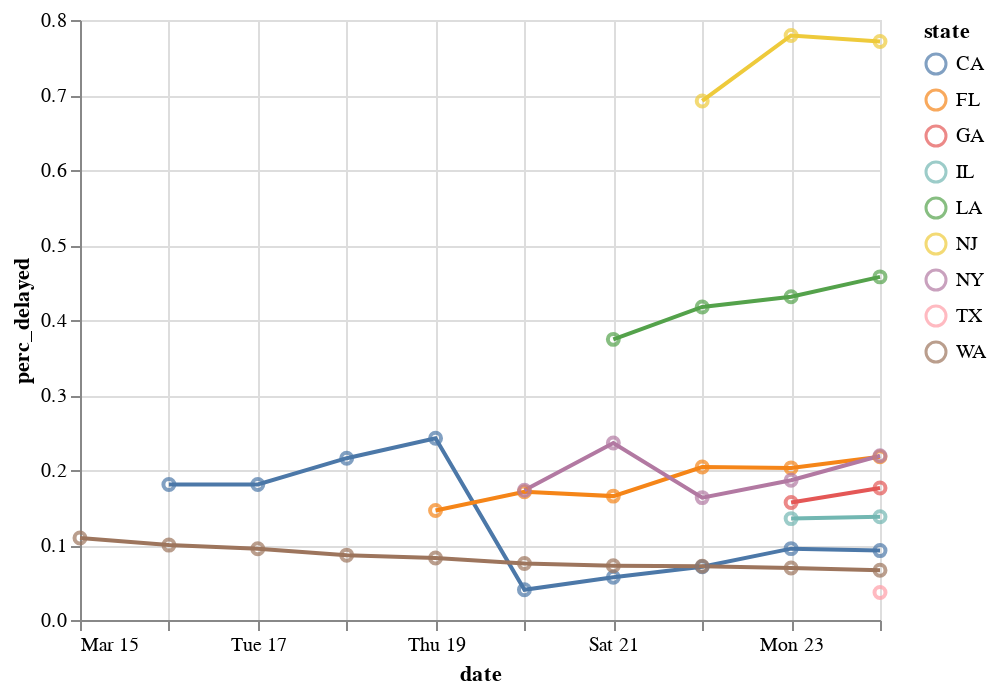

Notebook source saved alongside this figure:
### Code cell
h.pipe(add_point)

### Figure 1 — Vega-Lite specification as saved in the notebook (floating-point values rounded to 4 significant figures)
{"$schema": "https://vega.github.io/schema/vega-lite/v3.4.0.json", "config": {"mark": {"tooltip": null}, "view": {"height": 300, "width": 400}}, "data": {"name": "data-dcefbb49382ce4a3ab37fe042be6bf5d"}, "datasets": {"data-dcefbb49382ce4a3ab37fe042be6bf5d": [{"bdeath05": -24.49, "bdeath50": -19.62, "bdeath95": -15.85, "date": "2020-03-16T00:00:00", "death": 6, "pdel05": 0.1624, "pdel50": 0.1805, "pdel95": 0.1987, "perc_delayed": 0.1807, "pos_delayed": 202, "positive": 335, "prev_perc_delayed": 0.1807, "state": "CA", "tot_delayed": 1118, "total": 8316}, {"bdeath05": -19.67, "bdeath50": -15.97, "bdeath95": -13.08, "date": "2020-03-17T00:00:00", "death": 11, "pdel05": 0.1627, "pdel50": 0.1806, "pdel95": 0.1992, "perc_delayed": 0.1807, "pos_delayed": 202, "positive": 483, "prev_perc_delayed": 0.1807, "state": "CA", "tot_delayed": 1118, "total": 8407}, {"bdeath05": -16.72, "bdeath50": -13.82, "bdeath95": -11.46, "date": "2020-03-18T00:00:00", "death": 13, "pdel05": 0.1938, "pdel50": 0.2128, "pdel95": 0.2323, "perc_delayed": 0.2158, "pos_delayed": 252, "positive": 611, "prev_perc_delayed": 0.1807, "state": "CA", "tot_delayed": 1168, "total": 8592}, {"bdeath05": -13.5, "bdeath50": -11.45, "bdeath95": -9.722, "date": "2020-03-19T00:00:00", "death": 18, "pdel05": 0.2208, "pdel50": 0.2396, "pdel95": 0.2595, "perc_delayed": 0.2423, "pos_delayed": 293, "positive": 924, "prev_perc_delayed": 0.2158, "state": "CA", "tot_delayed": 1209, "total": 9711}, {"bdeath05": -79.3, "bdeath50": -67.95, "bdeath95": -57.8, "date": "2020-03-20T00:00:00", "death": 20, "pdel05": 0.03746, "pdel50": 0.04088, "pdel95": 0.0444, "perc_delayed": 0.04028, "pos_delayed": 335, "positive": 1063, "prev_perc_delayed": 0.2423, "state": "CA", "tot_delayed": 8316, "total": 11487}, {"bdeath05": -59.69, "bdeath50": -52.01, "bdeath95": -45.4, "date": "2020-03-21T00:00:00", "death": 24, "pdel05": 0.05299, "pdel50": 0.05697, "pdel95": 0.06096, "perc_delayed": 0.05707, "pos_delayed": 483, "positive": 1279, "prev_perc_delayed": 0.04028, "state": "CA", "tot_delayed": 8464, "total": 12528}, {"bdeath05": -49.17, "bdeath50": -43.52, "bdeath95": -38.65, "date": "2020-03-22T00:00:00", "death": 27, "pdel05": 0.06652, "pdel50": 0.07093, "pdel95": 0.07563, "perc_delayed": 0.07111, "pos_delayed": 611, "positive": 1536, "prev_perc_delayed": 0.05707, "state": "CA", "tot_delayed": 8592, "total": 12840}, {"bdeath05": -41.22, "bdeath50": -37.01, "bdeath95": -33.33, "date": "2020-03-23T00:00:00", "death": 27, "pdel05": 0.09006, "pdel50": 0.09499, "pdel95": 0.0999, "perc_delayed": 0.09515, "pos_delayed": 924, "positive": 1733, "prev_perc_delayed": 0.07111, "state": "CA", "tot_delayed": 9711, "total": 26400}, {"bdeath05": -38.62, "bdeath50": -35.13, "bdeath95": -31.93, "date": "2020-03-24T00:00:00", "death": 40, "pdel05": 0.08814, "pdel50": 0.09252, "pdel95": 0.09702, "perc_delayed": 0.09254, "pos_delayed": 1063, "positive": 2102, "prev_perc_delayed": 0.09515, "state": "CA", "tot_delayed": 11487, "total": 27654}, {"bdeath05": -23.48, "bdeath50": -18.09, "bdeath95": -13.89, "date": "2020-03-19T00:00:00", "death": 8, "pdel05": 0.1269, "pdel50": 0.1455, "pdel95": 0.1651, "perc_delayed": 0.1461, "pos_delayed": 116, "positive": 390, "prev_perc_delayed": 0.1461, "state": "FL", "tot_delayed": 794, "total": 2942}, {"bdeath05": -19.81, "bdeath50": -15.56, "bdeath95": -12.09, "date": "2020-03-20T00:00:00", "death": 10, "pdel05": 0.148, "pdel50": 0.1683, "pdel95": 0.1896, "perc_delayed": 0.1709, "pos_delayed": 141, "positive": 520, "prev_perc_delayed": 0.1461, "state": "FL", "tot_delayed": 825, "total": 3416}, {"bdeath05": -20.34, "bdeath50": -16.29, "bdeath95": -13.22, "date": "2020-03-21T00:00:00", "death": 12, "pdel05": 0.1482, "pdel50": 0.1653, "pdel95": 0.1837, "perc_delayed": 0.1652, "pos_delayed": 186, "positive": 658, "prev_perc_delayed": 0.1709, "state": "FL", "tot_delayed": 1126, "total": 8239}, {"bdeath05": -18.59, "bdeath50": -15.76, "bdeath95": -13.32, "date": "2020-03-22T00:00:00", "death": 13, "pdel05": 0.1858, "pdel50": 0.2018, "pdel95": 0.2174, "perc_delayed": 0.204, "pos_delayed": 314, "positive": 830, "prev_perc_delayed": 0.1652, "state": "FL", "tot_delayed": 1539, "total": 9783}, {"bdeath05": -19.02, "bdeath50": -16.31, "bdeath95": -14.07, "date": "2020-03-23T00:00:00", "death": 14, "pdel05": 0.1882, "pdel50": 0.2028, "pdel95": 0.2175, "perc_delayed": 0.2028, "pos_delayed": 390, "positive": 1171, "prev_perc_delayed": 0.204, "state": "FL", "tot_delayed": 1923, "total": 13094}, {"bdeath05": -17.64, "bdeath50": -15.43, "bdeath95": -13.49, "date": "2020-03-24T00:00:00", "death": 18, "pdel05": 0.2039, "pdel50": 0.2168, "pdel95": 0.2302, "perc_delayed": 0.2176, "pos_delayed": 520, "positive": 1412, "prev_perc_delayed": 0.2028, "state": "FL", "tot_delayed": 2390, "total": 15547}, {"bdeath05": -17.81, "bdeath50": -15.11, "bdeath95": -12.67, "date": "2020-03-23T00:00:00", "death": 25, "pdel05": 0.1431, "pdel50": 0.1567, "pdel95": 0.1703, "perc_delayed": 0.1567, "pos_delayed": 287, "positive": 772, "prev_perc_delayed": 0.1567, "state": "GA", "tot_delayed": 1831, "total": 5069}, {"bdeath05": -16.41, "bdeath50": -14.32, "bdeath95": -12.43, "date": "2020-03-24T00:00:00", "death": 32, "pdel05": 0.1627, "pdel50": 0.1754, "pdel95": 0.1875, "perc_delayed": 0.176, "pos_delayed": 420, "positive": 1026, "prev_perc_delayed": 0.1567, "state": "GA", "tot_delayed": 2386, "total": 5484}, {"bdeath05": -30.76, "bdeath50": -26.42, "bdeath95": -22.69, "date": "2020-03-23T00:00:00", "death": 12, "pdel05": 0.1255, "pdel50": 0.135, "pdel95": 0.1451, "perc_delayed": 0.1352, "pos_delayed": 426, "positive": 1285, "prev_perc_delayed": 0.1352, "state": "IL", "tot_delayed": 3151, "total": 9868}, {"bdeath05": -29.87, "bdeath50": -26.19, "bdeath95": -23.09, "date": "2020-03-24T00:00:00", "death": 16, "pdel05": 0.1293, "pdel50": 0.1375, "pdel95": 0.1461, "perc_delayed": 0.1377, "pos_delayed": 590, "positive": 1551, "prev_perc_delayed": 0.1352, "state": "IL", "tot_delayed": 4286, "total": 11485}, {"bdeath05": -7.512, "bdeath50": -6.126, "bdeath95": -4.968, "date": "2020-03-21T00:00:00", "death": 16, "pdel05": 0.3403, "pdel50": 0.3733, "pdel95": 0.4073, "perc_delayed": 0.3742, "pos_delayed": 171, "positive": 585, "prev_perc_delayed": 0.3742, "state": "LA", "tot_delayed": 457, "total": 2765}, {"bdeath05": -7.044, "bdeath50": -5.928, "bdeath95": -4.963, "date": "2020-03-22T00:00:00", "death": 20, "pdel05": 0.3776, "pdel50": 0.4078, "pdel95": 0.436, "perc_delayed": 0.4174, "pos_delayed": 240, "positive": 837, "prev_perc_delayed": 0.3742, "state": "LA", "tot_delayed": 575, "total": 3498}, {"bdeath05": -6.014, "bdeath50": -5.217, "bdeath95": -4.51, "date": "2020-03-23T00:00:00", "death": 34, "pdel05": 0.4029, "pdel50": 0.4284, "pdel95": 0.4552, "perc_delayed": 0.4311, "pos_delayed": 347, "positive": 1172, "prev_perc_delayed": 0.4174, "state": "LA", "tot_delayed": 805, "total": 5948}, {"bdeath05": -5.624, "bdeath50": -4.96, "bdeath95": -4.36, "date": "2020-03-24T00:00:00", "death": 46, "pdel05": 0.4302, "pdel50": 0.453, "pdel95": 0.4767, "perc_delayed": 0.4575, "pos_delayed": 479, "positive": 1388, "prev_perc_delayed": 0.4311, "state": "LA", "tot_delayed": 1047, "total": 8603}, {"bdeath05": -5.0, "bdeath50": -4.377, "bdeath95": -3.847, "date": "2020-03-22T00:00:00", "death": 20, "pdel05": 0.6629, "pdel50": 0.6914, "pdel95": 0.7192, "perc_delayed": 0.6921, "pos_delayed": 427, "positive": 1914, "prev_perc_delayed": 0.6921, "state": "NJ", "tot_delayed": 617, "total": 2290}, {"bdeath05": -4.733, "bdeath50": -4.278, "bdeath95": -3.857, "date": "2020-03-23T00:00:00", "death": 27, "pdel05": 0.748, "pdel50": 0.7698, "pdel95": 0.7917, "perc_delayed": 0.7794, "pos_delayed": 742, "positive": 2844, "prev_perc_delayed": 0.6921, "state": "NJ", "tot_delayed": 952, "total": 3297}, {"bdeath05": -4.194, "bdeath50": -3.844, "bdeath95": -3.521, "date": "2020-03-24T00:00:00", "death": 44, "pdel05": 0.752, "pdel50": 0.7713, "pdel95": 0.7903, "perc_delayed": 0.7712, "pos_delayed": 890, "positive": 3675, "prev_perc_delayed": 0.7794, "state": "NJ", "tot_delayed": 1154, "total": 12045}, {"bdeath05": -20.94, "bdeath50": -18.95, "bdeath95": -17.14, "date": "2020-03-20T00:00:00", "death": 35, "pdel05": 0.1649, "pdel50": 0.1728, "pdel95": 0.1812, "perc_delayed": 0.1729, "pos_delayed": 950, "positive": 7102, "prev_perc_delayed": 0.1729, "state": "NY", "tot_delayed": 5493, "total": 32427}, {"bdeath05": -16.74, "bdeath50": -15.47, "bdeath95": -14.36, "date": "2020-03-21T00:00:00", "death": 44, "pdel05": 0.2264, "pdel50": 0.2347, "pdel95": 0.2432, "perc_delayed": 0.2359, "pos_delayed": 1700, "positive": 10356, "prev_perc_delayed": 0.1729, "state": "NY", "tot_delayed": 7206, "total": 45437}, {"bdeath05": -19.5, "bdeath50": -18.3, "bdeath95": -17.18, "date": "2020-03-22T00:00:00", "death": 114, "pdel05": 0.1584, "pdel50": 0.1636, "pdel95": 0.1688, "perc_delayed": 0.1632, "pos_delayed": 2382, "positive": 15168, "prev_perc_delayed": 0.2359, "state": "NY", "tot_delayed": 14597, "total": 61401}, {"bdeath05": -20.11, "bdeath50": -19.18, "bdeath95": -18.25, "date": "2020-03-23T00:00:00", "death": 114, "pdel05": 0.182, "pdel50": 0.1862, "pdel95": 0.1905, "perc_delayed": 0.1863, "pos_delayed": 4152, "positive": 20875, "prev_perc_delayed": 0.1632, "state": "NY", "tot_delayed": 22284, "total": 78289}, {"bdeath05": -16.55, "bdeath50": -15.95, "bdeath95": -15.37, "date": "2020-03-24T00:00:00", "death": 210, "pdel05": 0.2153, "pdel50": 0.2189, "pdel95": 0.2229, "perc_delayed": 0.219, "pos_delayed": 7102, "positive": 25665, "prev_perc_delayed": 0.1863, "state": "NY", "tot_delayed": 32427, "total": 91270}, {"bdeath05": -103.8, "bdeath50": -83.34, "bdeath95": -67.53, "date": "2020-03-24T00:00:00", "death": 9, "pdel05": 0.03264, "pdel50": 0.0367, "pdel95": 0.04098, "perc_delayed": 0.03676, "pos_delayed": 194, "positive": 410, "prev_perc_delayed": 0.03676, "state": "TX", "tot_delayed": 5277, "total": 11167}, {"bdeath05": -19.14, "bdeath50": -15.93, "bdeath95": -13.16, "date": "2020-03-15T00:00:00", "death": 40, "pdel05": 0.0991, "pdel50": 0.1093, "pdel95": 0.1199, "perc_delayed": 0.1093, "pos_delayed": 267, "positive": 642, "prev_perc_delayed": 0.1093, "state": "WA", "tot_delayed": 2442, "total": 7764}, {"bdeath05": -23.04, "bdeath50": -19.57, "bdeath95": -16.48, "date": "2020-03-16T00:00:00", "death": 42, "pdel05": 0.09149, "pdel50": 0.1, "pdel95": 0.1086, "perc_delayed": 0.09988, "pos_delayed": 337, "positive": 769, "prev_perc_delayed": 0.1093, "state": "WA", "tot_delayed": 3374, "total": 10220}, {"bdeath05": -25.78, "bdeath50": -22.65, "bdeath95": -19.74, "date": "2020-03-17T00:00:00", "death": 48, "pdel05": 0.0883, "pdel50": 0.09493, "pdel95": 0.1017, "perc_delayed": 0.09507, "pos_delayed": 457, "positive": 904, "prev_perc_delayed": 0.09988, "state": "WA", "tot_delayed": 4807, "total": 12486}, {"bdeath05": -30.06, "bdeath50": -26.62, "bdeath95": -23.6, "date": "2020-03-18T00:00:00", "death": 52, "pdel05": 0.08086, "pdel50": 0.08647, "pdel95": 0.0921, "perc_delayed": 0.08647, "pos_delayed": 568, "positive": 1012, "prev_perc_delayed": 0.09507, "state": "WA", "tot_delayed": 6569, "total": 14129}, {"bdeath05": -29.56, "bdeath50": -26.29, "bdeath95": -23.25, "date": "2020-03-19T00:00:00", "death": 66, "pdel05": 0.07763, "pdel50": 0.08274, "pdel95": 0.08798, "perc_delayed": 0.08269, "pos_delayed": 642, "positive": 1187, "prev_perc_delayed": 0.08647, "state": "WA", "tot_delayed": 7764, "total": 17105}, {"bdeath05": -33.1, "bdeath50": -29.81, "bdeath95": -26.73, "date": "2020-03-20T00:00:00", "death": 74, "pdel05": 0.07098, "pdel50": 0.07523, "pdel95": 0.07958, "perc_delayed": 0.07524, "pos_delayed": 769, "positive": 1376, "prev_perc_delayed": 0.08269, "state": "WA", "tot_delayed": 10220, "total": 20712}, {"bdeath05": -34.9, "bdeath50": -31.7, "bdeath95": -28.71, "date": "2020-03-21T00:00:00", "death": 83, "pdel05": 0.06877, "pdel50": 0.07237, "pdel95": 0.07627, "perc_delayed": 0.0724, "pos_delayed": 904, "positive": 1524, "prev_perc_delayed": 0.07524, "state": "WA", "tot_delayed": 12486, "total": 23243}, {"bdeath05": -34.9, "bdeath50": -31.89, "bdeath95": -29.05, "date": "2020-03-22T00:00:00", "death": 94, "pdel05": 0.06812, "pdel50": 0.07161, "pdel95": 0.0752, "perc_delayed": 0.07163, "pos_delayed": 1012, "positive": 1793, "prev_perc_delayed": 0.0724, "state": "WA", "tot_delayed": 14129, "total": 27121}, {"bdeath05": -38.43, "bdeath50": -35.23, "bdeath95": -32.26, "date": "2020-03-23T00:00:00", "death": 95, "pdel05": 0.06622, "pdel50": 0.06943, "pdel95": 0.07264, "perc_delayed": 0.06939, "pos_delayed": 1187, "positive": 1996, "prev_perc_delayed": 0.07163, "state": "WA", "tot_delayed": 17105, "total": 30875}, {"bdeath05": -39.91, "bdeath50": -36.87, "bdeath95": -34.03, "date": "2020-03-24T00:00:00", "death": 110, "pdel05": 0.06347, "pdel50": 0.06645, "pdel95": 0.06924, "perc_delayed": 0.06643, "pos_delayed": 1376, "positive": 2221, "prev_perc_delayed": 0.06939, "state": "WA", "tot_delayed": 20712, "total": 33933}]}, "layer": [{"encoding": {"color": {"field": "state", "type": "nominal"}, "tooltip": [{"field": "state", "type": "nominal"}, {"field": "date", "type": "temporal"}, {"field": "perc_delayed", "type": "quantitative"}], "x": {"field": "date", "title": "date", "type": "temporal"}, "y": {"field": "perc_delayed", "title": "perc_delayed", "type": "quantitative"}}, "mark": "line"}, {"encoding": {"color": {"field": "state", "type": "nominal"}, "tooltip": [{"field": "state", "type": "nominal"}, {"field": "date", "type": "temporal"}, {"field": "perc_delayed", "type": "quantitative"}], "x": {"field": "date", "title": "date", "type": "temporal"}, "y": {"field": "perc_delayed", "title": "perc_delayed", "type": "quantitative"}}, "mark": "point"}]}
